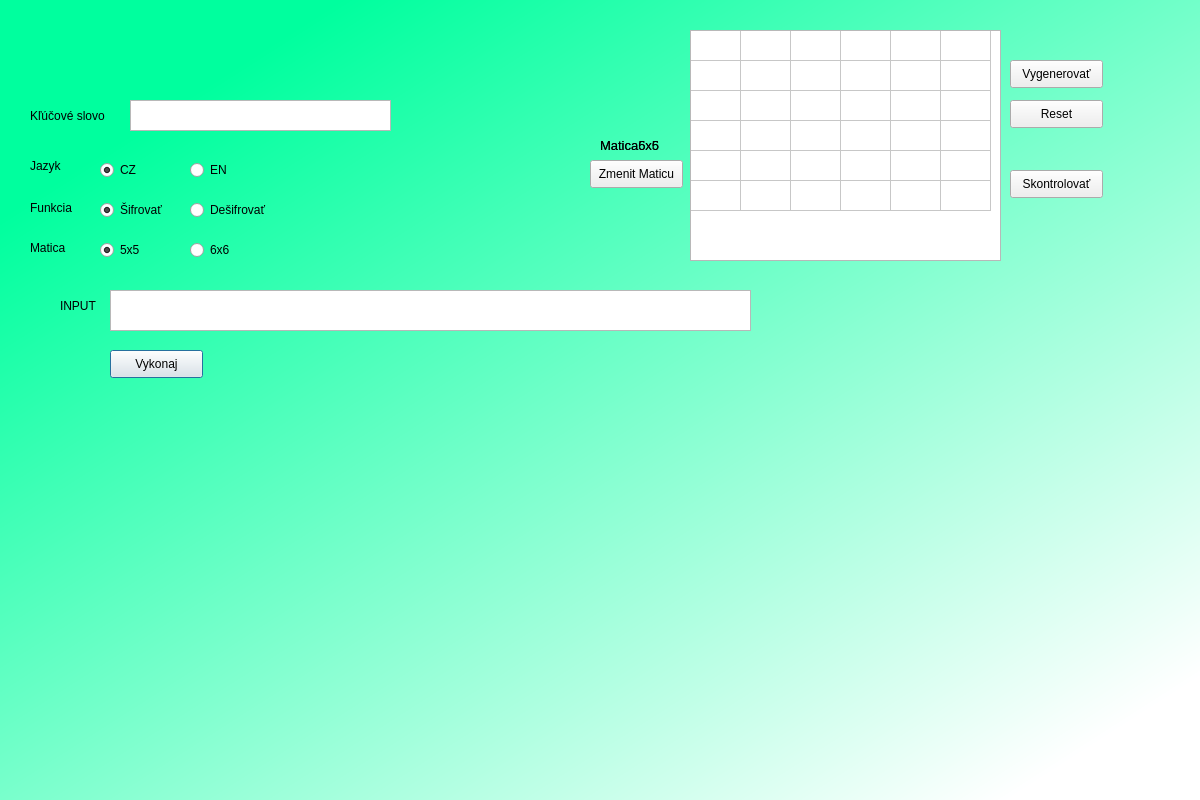
<?xml version="1.0" encoding="UTF-8"?>
<ui version="4.0">
 <class>Dialog</class>
 <widget class="QDialog" name="Dialog">
  <property name="geometry">
   <rect>
    <x>0</x>
    <y>0</y>
    <width>1200</width>
    <height>800</height>
   </rect>
  </property>
  <property name="windowTitle">
   <string>Dialog</string>
  </property>
  <widget class="QWidget" name="bgwidget" native="true">
   <property name="geometry">
    <rect>
     <x>0</x>
     <y>0</y>
     <width>1200</width>
     <height>800</height>
    </rect>
   </property>
   <property name="styleSheet">
    <string notr="true">QWidget#bgwidget{
background-color:qlineargradient(spread:pad, x1:0.149, y1:0.130364, x2:0.93, y2:0.942727, stop:0 rgba(0, 255, 158, 255), stop:0.9801 rgba(255, 255, 255, 255));
}
</string>
   </property>
   <widget class="QLabel" name="Label_A">
    <property name="geometry">
     <rect>
      <x>30</x>
      <y>100</y>
      <width>101</width>
      <height>31</height>
     </rect>
    </property>
    <property name="text">
     <string>Kľúčové slovo</string>
    </property>
   </widget>
   <widget class="QLabel" name="Label_B">
    <property name="geometry">
     <rect>
      <x>30</x>
      <y>150</y>
      <width>71</width>
      <height>31</height>
     </rect>
    </property>
    <property name="text">
     <string>Jazyk</string>
    </property>
   </widget>
   <widget class="QLabel" name="Label_Input">
    <property name="geometry">
     <rect>
      <x>60</x>
      <y>290</y>
      <width>71</width>
      <height>31</height>
     </rect>
    </property>
    <property name="text">
     <string>INPUT</string>
    </property>
   </widget>
   <widget class="QRadioButton" name="CheckBox_Sifrovat">
    <property name="geometry">
     <rect>
      <x>100</x>
      <y>200</y>
      <width>95</width>
      <height>20</height>
     </rect>
    </property>
    <property name="text">
     <string>Šifrovať</string>
    </property>
    <property name="checked">
     <bool>true</bool>
    </property>
    <attribute name="buttonGroup">
     <string notr="true">Execute</string>
    </attribute>
   </widget>
   <widget class="QRadioButton" name="CheckBox_Desifrovat">
    <property name="geometry">
     <rect>
      <x>190</x>
      <y>200</y>
      <width>95</width>
      <height>20</height>
     </rect>
    </property>
    <property name="text">
     <string>Dešifrovať</string>
    </property>
    <attribute name="buttonGroup">
     <string notr="true">Execute</string>
    </attribute>
   </widget>
   <widget class="QPushButton" name="Button_Execute">
    <property name="geometry">
     <rect>
      <x>110</x>
      <y>350</y>
      <width>93</width>
      <height>28</height>
     </rect>
    </property>
    <property name="text">
     <string>Vykonaj</string>
    </property>
   </widget>
   <widget class="QPlainTextEdit" name="plainTextEdit_A">
    <property name="geometry">
     <rect>
      <x>130</x>
      <y>100</y>
      <width>261</width>
      <height>31</height>
     </rect>
    </property>
   </widget>
   <widget class="QPlainTextEdit" name="plainTextEdit_Input">
    <property name="geometry">
     <rect>
      <x>110</x>
      <y>290</y>
      <width>641</width>
      <height>41</height>
     </rect>
    </property>
    <property name="styleSheet">
     <string notr="true">font: 8pt &quot;MS Shell Dlg 2&quot;;</string>
    </property>
   </widget>
   <widget class="QLabel" name="labelVysledek">
    <property name="geometry">
     <rect>
      <x>20</x>
      <y>420</y>
      <width>1181</width>
      <height>331</height>
     </rect>
    </property>
    <property name="styleSheet">
     <string notr="true">font: 12pt &quot;MS Shell Dlg 2&quot;;</string>
    </property>
    <property name="text">
     <string/>
    </property>
    <property name="scaledContents">
     <bool>true</bool>
    </property>
    <property name="wordWrap">
     <bool>true</bool>
    </property>
    <property name="margin">
     <number>0</number>
    </property>
    <property name="textInteractionFlags">
     <set>Qt::LinksAccessibleByMouse|Qt::TextSelectableByMouse</set>
    </property>
   </widget>
   <widget class="QRadioButton" name="CheckBox_JazykCZ">
    <property name="geometry">
     <rect>
      <x>100</x>
      <y>160</y>
      <width>95</width>
      <height>20</height>
     </rect>
    </property>
    <property name="text">
     <string>CZ</string>
    </property>
    <property name="checked">
     <bool>true</bool>
    </property>
    <property name="autoExclusive">
     <bool>false</bool>
    </property>
    <attribute name="buttonGroup">
     <string notr="true">Jazyk</string>
    </attribute>
   </widget>
   <widget class="QRadioButton" name="CheckBox_JazykEN">
    <property name="geometry">
     <rect>
      <x>190</x>
      <y>160</y>
      <width>95</width>
      <height>20</height>
     </rect>
    </property>
    <property name="text">
     <string>EN</string>
    </property>
    <property name="autoExclusive">
     <bool>false</bool>
    </property>
    <attribute name="buttonGroup">
     <string notr="true">Jazyk</string>
    </attribute>
   </widget>
   <widget class="QTableWidget" name="tableWidget">
    <property name="enabled">
     <bool>true</bool>
    </property>
    <property name="geometry">
     <rect>
      <x>710</x>
      <y>50</y>
      <width>261</width>
      <height>191</height>
     </rect>
    </property>
    <property name="maximumSize">
     <size>
      <width>16777206</width>
      <height>16777215</height>
     </size>
    </property>
    <property name="dragEnabled">
     <bool>false</bool>
    </property>
    <property name="dragDropOverwriteMode">
     <bool>false</bool>
    </property>
    <property name="dragDropMode">
     <enum>QAbstractItemView::NoDragDrop</enum>
    </property>
    <property name="defaultDropAction">
     <enum>Qt::MoveAction</enum>
    </property>
    <property name="showGrid">
     <bool>true</bool>
    </property>
    <property name="sortingEnabled">
     <bool>true</bool>
    </property>
    <attribute name="horizontalHeaderVisible">
     <bool>false</bool>
    </attribute>
    <attribute name="horizontalHeaderDefaultSectionSize">
     <number>50</number>
    </attribute>
    <attribute name="verticalHeaderVisible">
     <bool>false</bool>
    </attribute>
    <row>
     <property name="text">
      <string/>
     </property>
    </row>
    <row>
     <property name="text">
      <string/>
     </property>
    </row>
    <row>
     <property name="text">
      <string/>
     </property>
    </row>
    <row>
     <property name="text">
      <string/>
     </property>
    </row>
    <row>
     <property name="text">
      <string/>
     </property>
    </row>
    <column>
     <property name="text">
      <string/>
     </property>
    </column>
    <column>
     <property name="text">
      <string/>
     </property>
    </column>
    <column>
     <property name="text">
      <string/>
     </property>
    </column>
    <column>
     <property name="text">
      <string/>
     </property>
    </column>
    <column>
     <property name="text">
      <string/>
     </property>
    </column>
    <item row="0" column="0">
     <property name="text">
      <string/>
     </property>
    </item>
    <item row="0" column="1">
     <property name="text">
      <string/>
     </property>
    </item>
    <item row="0" column="2">
     <property name="text">
      <string/>
     </property>
    </item>
    <item row="0" column="3">
     <property name="text">
      <string/>
     </property>
    </item>
   </widget>
   <widget class="QLabel" name="label">
    <property name="geometry">
     <rect>
      <x>30</x>
      <y>200</y>
      <width>55</width>
      <height>16</height>
     </rect>
    </property>
    <property name="styleSheet">
     <string notr="true"/>
    </property>
    <property name="text">
     <string>Funkcia</string>
    </property>
   </widget>
   <widget class="QLabel" name="label_2">
    <property name="geometry">
     <rect>
      <x>30</x>
      <y>240</y>
      <width>55</width>
      <height>16</height>
     </rect>
    </property>
    <property name="styleSheet">
     <string notr="true"/>
    </property>
    <property name="text">
     <string>Matica</string>
    </property>
   </widget>
   <widget class="QRadioButton" name="matica_5X5">
    <property name="geometry">
     <rect>
      <x>100</x>
      <y>240</y>
      <width>95</width>
      <height>20</height>
     </rect>
    </property>
    <property name="text">
     <string>5x5</string>
    </property>
    <property name="checked">
     <bool>true</bool>
    </property>
   </widget>
   <widget class="QRadioButton" name="matica_6X6">
    <property name="geometry">
     <rect>
      <x>190</x>
      <y>240</y>
      <width>95</width>
      <height>20</height>
     </rect>
    </property>
    <property name="text">
     <string>6x6</string>
    </property>
   </widget>
   <widget class="QPushButton" name="Button_Generate">
    <property name="geometry">
     <rect>
      <x>1010</x>
      <y>60</y>
      <width>93</width>
      <height>28</height>
     </rect>
    </property>
    <property name="text">
     <string>Vygenerovať</string>
    </property>
   </widget>
   <widget class="QPushButton" name="Button_Reset">
    <property name="geometry">
     <rect>
      <x>1010</x>
      <y>100</y>
      <width>93</width>
      <height>28</height>
     </rect>
    </property>
    <property name="text">
     <string>Reset</string>
    </property>
   </widget>
   <widget class="QTableWidget" name="tableWidget_2">
    <property name="enabled">
     <bool>true</bool>
    </property>
    <property name="geometry">
     <rect>
      <x>690</x>
      <y>30</y>
      <width>311</width>
      <height>231</height>
     </rect>
    </property>
    <property name="maximumSize">
     <size>
      <width>16777206</width>
      <height>16777215</height>
     </size>
    </property>
    <property name="dragEnabled">
     <bool>true</bool>
    </property>
    <property name="dragDropOverwriteMode">
     <bool>true</bool>
    </property>
    <property name="dragDropMode">
     <enum>QAbstractItemView::DragDrop</enum>
    </property>
    <property name="defaultDropAction">
     <enum>Qt::MoveAction</enum>
    </property>
    <property name="sortingEnabled">
     <bool>true</bool>
    </property>
    <attribute name="horizontalHeaderVisible">
     <bool>false</bool>
    </attribute>
    <attribute name="horizontalHeaderDefaultSectionSize">
     <number>50</number>
    </attribute>
    <attribute name="verticalHeaderVisible">
     <bool>false</bool>
    </attribute>
    <row>
     <property name="text">
      <string/>
     </property>
    </row>
    <row>
     <property name="text">
      <string/>
     </property>
    </row>
    <row>
     <property name="text">
      <string/>
     </property>
    </row>
    <row>
     <property name="text">
      <string/>
     </property>
    </row>
    <row>
     <property name="text">
      <string/>
     </property>
    </row>
    <row>
     <property name="text">
      <string/>
     </property>
    </row>
    <column>
     <property name="text">
      <string/>
     </property>
    </column>
    <column>
     <property name="text">
      <string/>
     </property>
    </column>
    <column>
     <property name="text">
      <string/>
     </property>
    </column>
    <column>
     <property name="text">
      <string/>
     </property>
    </column>
    <column>
     <property name="text">
      <string/>
     </property>
    </column>
    <column>
     <property name="text">
      <string/>
     </property>
    </column>
    <item row="0" column="0">
     <property name="text">
      <string/>
     </property>
    </item>
    <item row="0" column="2">
     <property name="text">
      <string/>
     </property>
    </item>
    <item row="0" column="3">
     <property name="text">
      <string/>
     </property>
    </item>
    <item row="0" column="4">
     <property name="text">
      <string/>
     </property>
    </item>
   </widget>
   <widget class="QPushButton" name="pushButtonSkontrolovat">
    <property name="geometry">
     <rect>
      <x>1010</x>
      <y>170</y>
      <width>93</width>
      <height>28</height>
     </rect>
    </property>
    <property name="text">
     <string>Skontrolovať</string>
    </property>
   </widget>
   <widget class="QPushButton" name="pushButton">
    <property name="geometry">
     <rect>
      <x>590</x>
      <y>160</y>
      <width>93</width>
      <height>28</height>
     </rect>
    </property>
    <property name="text">
     <string>Zmenit Maticu</string>
    </property>
   </widget>
   <widget class="QLabel" name="label_3">
    <property name="geometry">
     <rect>
      <x>600</x>
      <y>130</y>
      <width>81</width>
      <height>31</height>
     </rect>
    </property>
    <property name="font">
     <font>
      <pointsize>10</pointsize>
     </font>
    </property>
    <property name="text">
     <string>Matica5x5</string>
    </property>
   </widget>
   <widget class="QLabel" name="label_4">
    <property name="geometry">
     <rect>
      <x>600</x>
      <y>130</y>
      <width>81</width>
      <height>31</height>
     </rect>
    </property>
    <property name="font">
     <font>
      <pointsize>10</pointsize>
     </font>
    </property>
    <property name="text">
     <string>Matica6x6</string>
    </property>
   </widget>
  </widget>
 </widget>
 <resources/>
 <connections/>
 <buttongroups>
  <buttongroup name="Execute"/>
  <buttongroup name="Jazyk"/>
 </buttongroups>
</ui>
